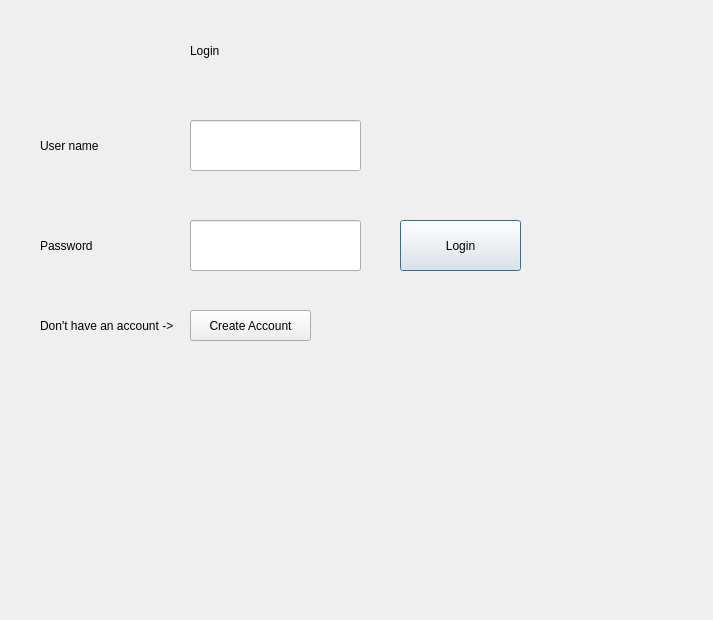
<?xml version="1.0" encoding="UTF-8"?>
<ui version="4.0">
 <class>Dialog</class>
 <widget class="QDialog" name="Dialog">
  <property name="geometry">
   <rect>
    <x>0</x>
    <y>0</y>
    <width>713</width>
    <height>620</height>
   </rect>
  </property>
  <property name="windowTitle">
   <string>Dialog</string>
  </property>
  <property name="styleSheet">
   <string notr="true"/>
  </property>
  <widget class="QLabel" name="lbl_header">
   <property name="geometry">
    <rect>
     <x>190</x>
     <y>20</y>
     <width>131</width>
     <height>61</height>
    </rect>
   </property>
   <property name="styleSheet">
    <string notr="true"/>
   </property>
   <property name="text">
    <string>Login</string>
   </property>
  </widget>
  <widget class="QLabel" name="label_2">
   <property name="geometry">
    <rect>
     <x>40</x>
     <y>120</y>
     <width>121</width>
     <height>51</height>
    </rect>
   </property>
   <property name="styleSheet">
    <string notr="true"/>
   </property>
   <property name="text">
    <string>User name</string>
   </property>
  </widget>
  <widget class="QLineEdit" name="user_name">
   <property name="geometry">
    <rect>
     <x>190</x>
     <y>120</y>
     <width>171</width>
     <height>51</height>
    </rect>
   </property>
   <property name="styleSheet">
    <string notr="true"/>
   </property>
  </widget>
  <widget class="QLineEdit" name="password">
   <property name="geometry">
    <rect>
     <x>190</x>
     <y>220</y>
     <width>171</width>
     <height>51</height>
    </rect>
   </property>
   <property name="styleSheet">
    <string notr="true"/>
   </property>
   <property name="text">
    <string/>
   </property>
  </widget>
  <widget class="QLabel" name="label_3">
   <property name="geometry">
    <rect>
     <x>40</x>
     <y>220</y>
     <width>121</width>
     <height>51</height>
    </rect>
   </property>
   <property name="styleSheet">
    <string notr="true"/>
   </property>
   <property name="text">
    <string>Password</string>
   </property>
  </widget>
  <widget class="QPushButton" name="loginButton">
   <property name="geometry">
    <rect>
     <x>400</x>
     <y>220</y>
     <width>121</width>
     <height>51</height>
    </rect>
   </property>
   <property name="styleSheet">
    <string notr="true"/>
   </property>
   <property name="text">
    <string>Login</string>
   </property>
  </widget>
  <widget class="QLabel" name="label_dont_have">
   <property name="geometry">
    <rect>
     <x>40</x>
     <y>310</y>
     <width>151</width>
     <height>31</height>
    </rect>
   </property>
   <property name="styleSheet">
    <string notr="true"/>
   </property>
   <property name="text">
    <string>Don't have an account -&gt;</string>
   </property>
  </widget>
  <widget class="QPushButton" name="createAccountBtn">
   <property name="geometry">
    <rect>
     <x>190</x>
     <y>310</y>
     <width>121</width>
     <height>31</height>
    </rect>
   </property>
   <property name="styleSheet">
    <string notr="true"/>
   </property>
   <property name="text">
    <string>Create Account</string>
   </property>
  </widget>
  <widget class="QLabel" name="lbl_error">
   <property name="geometry">
    <rect>
     <x>400</x>
     <y>290</y>
     <width>321</width>
     <height>51</height>
    </rect>
   </property>
   <property name="styleSheet">
    <string notr="true"/>
   </property>
   <property name="text">
    <string/>
   </property>
  </widget>
 </widget>
 <resources/>
 <connections/>
</ui>
